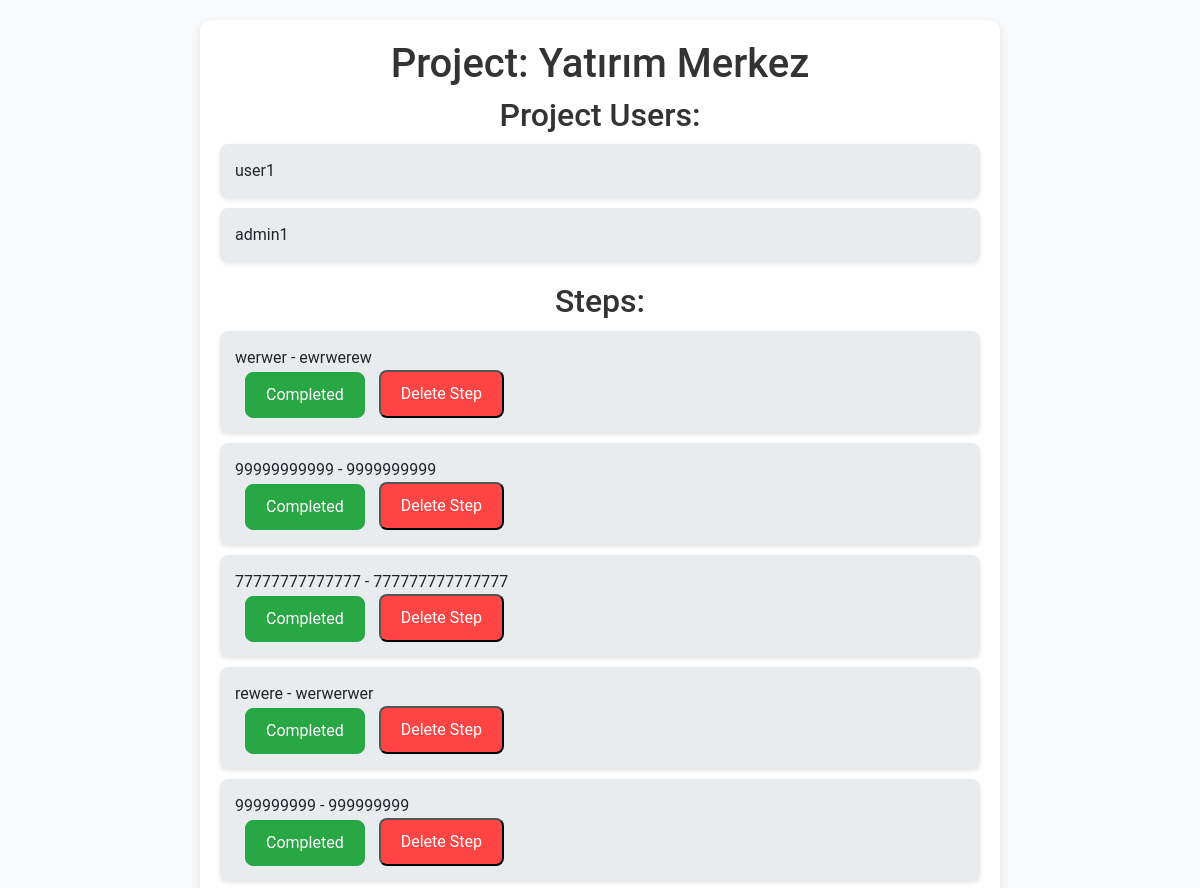
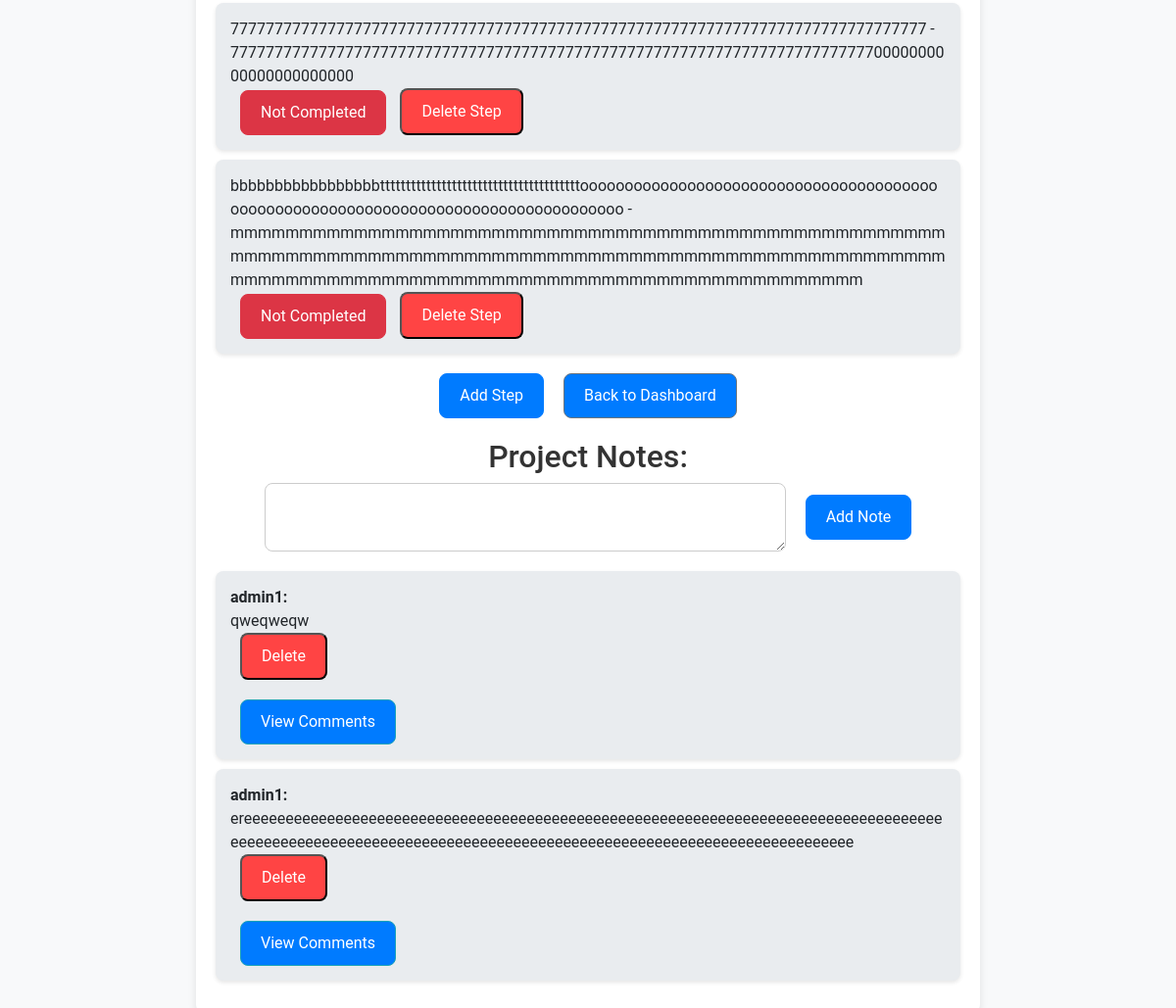
/project_details/1 (signed in), run on the app's committed database (2 pictures, top to bottom).
### app.py (models this page shows, shortened)
class Project(db.Model):
    id = db.Column(db.Integer, primary_key=True)
    name = db.Column(db.String(150), nullable=False)
    start_date = db.Column(db.Date, nullable=False)
    end_date = db.Column(db.Date, nullable=False)
    steps = db.relationship('Step', backref='project', lazy=True)
    users = db.relationship('User', secondary=project_users, lazy='subquery',
        backref=db.backref('projects', lazy=True))
    notes = db.relationship('ProjectNote', backref='project', lazy=True)

class User(UserMixin, db.Model):
    id = db.Column(db.Integer, primary_key=True)
    username = db.Column(db.String(150), unique=True, nullable=False)
    password_hash = db.Column(db.String(150), nullable=False)
    role = db.Column(db.String(50), nullable=False)

class Step(db.Model):
    id = db.Column(db.Integer, primary_key=True)
    name = db.Column(db.String(150), nullable=False)
    note = db.Column(db.Text, nullable=True)
    completed = db.Column(db.Boolean, default=False, nullable=False)
    project_id = db.Column(db.Integer, db.ForeignKey('project.id'), nullable=False)

class ProjectNote(db.Model):
    id = db.Column(db.Integer, primary_key=True)
    content = db.Column(db.Text, nullable=False)
    project_id = db.Column(db.Integer, db.ForeignKey('project.id'), nullable=False)
    user_id = db.Column(db.Integer, db.ForeignKey('user.id'), nullable=False)
    created_at = db.Column(db.DateTime, default=datetime.utcnow)
    user = db.relationship('User', backref=db.backref('notes', lazy=True))
    comments = db.relationship('Comment', backref='note', lazy=True)

### app.py (the view, shortened to what this page needs)
@app.route('/project_details/<int:project_id>', methods=['GET', 'POST'])
@login_required
def project_details(project_id):
    project = Project.query.get_or_404(project_id)
    return render_template('project_details.html', project=project)

### app.py (called while the page is built)
@login_manager.user_loader
def load_user(user_id):
    return db.session.get(User, int(user_id))

### templates/project_details.html (shortened to what this page needs)
<!DOCTYPE html>
<html lang="en">
<head>
    <link rel="stylesheet" href="https://stackpath.bootstrapcdn.com/bootstrap/4.5.2/css/bootstrap.min.css">
    <link rel="stylesheet" href="{{ url_for('static', filename='styles.css') }}">
</head>
<body>
    <div class="container">
        <h1>Project: {{ project.name }}</h1>
        <div class="project-users">
            <h2>Project Users:</h2>
            <ul>
                {% for user in project.users %}
                <li>{{ user.username }}</li>
                {% endfor %}
            </ul>
        </div>
        <h2>Steps:</h2>
        <ul id="steps-list">
            {% for step in project.steps %}
            <li id="step-{{ step.id }}">
                <div class="step-content">
                    <span class="step-name">{{ step.name }} - {% if step.note %}{{ step.note }}{% else %}No Notes{% endif %}</span>
                    <div>
                        <button class="btn {% if step.completed %}btn-success{% else %}btn-danger{% endif %}" onclick="toggleCompletion({{ project.id }}, {{ step.id }})">
                            {% if step.completed %}Completed{% else %}Not Completed{% endif %}
                        </button>
                        <form action="{{ url_for('delete_step', project_id=project.id, step_id=step.id) }}" method="post" onsubmit="return confirm('Are you sure you want to delete this step?');" style="display: inline;">
                            <button type="submit" class="btn-delete">Delete Step</button>
                        </form>
                    </div>
                </div>
            </li>
            {% endfor %}
        </ul>
        <div class="action-buttons">
            <a href="{{ url_for('add_step', project_id=project.id) }}" class="btn btn-primary">Add Step</a>
            <a href="{{ url_for('dashboard') }}" class="btn btn-secondary">Back to Dashboard</a>
        </div>
        <div class="project-notes">
            <h2>Project Notes:</h2>
            {% if current_user.role == 'admin' %}
            <form action="{{ url_for('project_details', project_id=project.id) }}" method="POST">
                <textarea name="note" rows="2" required maxlength="200"></textarea>
                <button type="submit" class="btn btn-primary">Add Note</button>
            </form>
            {% endif %}
            <ul>
                {% for note in project.notes %}
                <li>
                    <strong>{{ note.user.username }}:</strong> {{ note.content }}
                    {% if current_user.role == 'admin' %}
                    <form action="{{ url_for('delete_note', note_id=note.id) }}" method="POST" style="display: inline;">
                        <button type="submit" class="btn-delete">Delete</button>
                    </form>
                    {% endif %}
                    <button onclick="toggleComments({{ note.id }})" class="btn btn-info">View Comments</button>
                </li>
                {% endfor %}
            </ul>
        </div>
    </div>
</body>
</html>

### static/styles.css (style rules this page uses)
body { font-family: 'Roboto', sans-serif; background-color: #f8f9fa; margin: 0; padding: 20px; display: flex; justify-content: center; align-items: center; min-height: 100vh; }
.container { width: 100%; max-width: 800px; background: white; padding: 20px; border-radius: 12px; box-shadow: 0 4px 8px rgba(0,0,0,0.1); }
h1, h2 { color: #333; text-align: center; }
ul { list-style: none; padding: 0; }
li { padding: 15px; margin: 10px 0; background: #e9ecef; border-radius: 8px; box-shadow: 0 2px 4px rgba(0,0,0,0.1); display: flex; justify-content: space-between; align-items: center; transition: background 0.3s; word-break: break-word; }
.btn, .btn-delete, .btn-success, .btn-danger { display: inline-block; margin-left: 10px; padding: 10px 20px; background-color: #007bff; color: white; text-decoration: none; border-radius: 8px; text-align: center; transition: background 0.3s; }
.btn-success { background-color: #28a745; }
.btn-danger { background-color: #dc3545; }
.btn-delete { background-color: #ff4444; }
a { color: #007bff; text-decoration: none; transition: color 0.3s; }
.action-buttons { display: flex; justify-content: center; margin-top: 20px; }
.action-buttons a { margin-right: 10px; }
.project-users { margin-bottom: 20px; text-align: center; }
.project-notes { margin-top: 20px; }
.project-notes form { display: flex; justify-content: center; align-items: center; margin-bottom: 20px; }
.project-notes form textarea { width: 70%; padding: 10px; border-radius: 8px; border: 1px solid #ccc; margin-right: 10px; max-length: 200; }
.project-notes ul { list-style: none; padding: 0; }
.project-notes li { display: flex; flex-direction: column; justify-content: space-between; align-items: flex-start; padding: 15px; background: #e9ecef; border-radius: 8px; margin-bottom: 10px; box-shadow: 0 2px 4px rgba(0,0,0,0.1); word-break: break-word; }

### data on the page
Project: name "Yatırım Merkez"
User: username "user1"
User: username "admin1"
Step: name "werwer", note "ewrwerew", completed "Completed"
Step: name "99999999999", note "9999999999", completed "Completed"
Step: name "77777777777777", note "777777777777777", completed "Completed"
Step: name "rewere", note "werwerwer", completed "Completed"
Step: name "999999999", note "999999999", completed "Completed"
Step: name "7777777777777777777777777777777777777777777777777777777777777777777777777777777", note "77777777777777777777777777777777777777777777777777777777777777777777777770000000000000000000000", completed "Not Completed"
Step: name "bbbbbbbbbbbbbbbbbtttttttttttttttttttttttttttttttttttttttoooooooooooooooooooooooooooooooooooooooooooooooooooooooooooooooooooooooooooooooooooo", note "mmmmmmmmmmmmmmmmmmmmmmmmmmmmmmmmmmmmmmmmmmmmmmmmmmmmmmmmmmmmmmmmmmmmmmmmmmmmmmmmmmmmmmmmmmmmmmmmmmmmmmmmmmmmmmmmmmmmmmmmmmmmmmmmmmmmmmmmmmmmmmmmmmmmmm", completed "Not Completed"
ProjectNote: user.username "admin1", content "qweqweqw"
ProjectNote: user.username "admin1", content "ereeeeeeeeeeeeeeeeeeeeeeeeeeeeeeeeeeeeeeeeeeeeeeeeeeeeeeeeeeeeeeeeeeeeeeeeeeeeeeeeeeeeeeeeeeeeeeeeeeeeeeeeeeeeeeeeeeeeeeeeeeeeeeeeeeeeeeeeeeeeeeeeeeeeeeeeeeeeeee"
